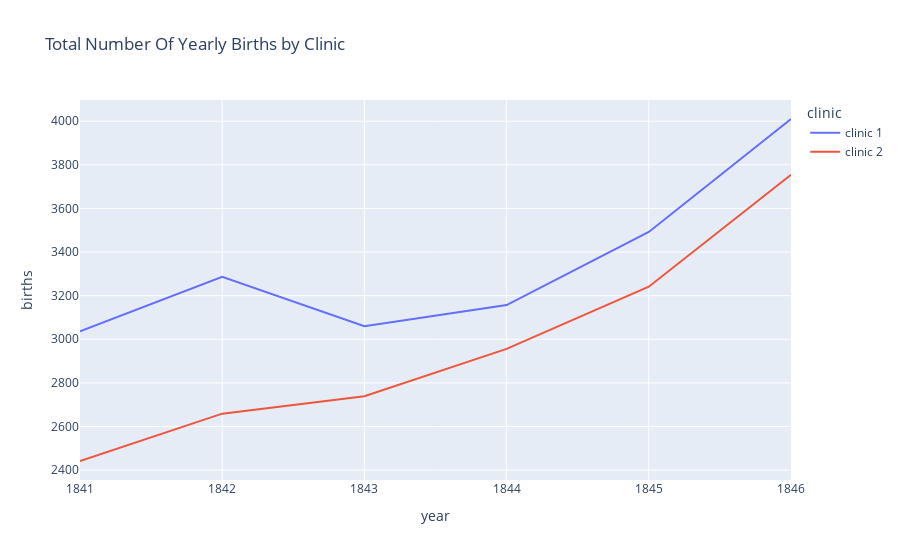

The notebook cell this image was saved under:
### Markdown cell above
# The Yearly Data Split by Clinic

Now let's look at the annual data instead. 

**Challenge**: Use plotly to create line charts of the births and deaths of the two different clinics at the Vienna General Hospital. 
* Which clinic is bigger or more busy judging by the number of births?
* Has the hospital had more patients over time? 
* What was the highest number of deaths recorded in clinic 1 and clinic 2?

### Code cell
line = px.line(df_yearly, x='year', y='births', title='Total Number Of Yearly Births by Clinic', color='clinic')
line.show()

### Figure 1 — Plotly figure (JSON) as saved in the notebook; plotly's stock layout.template omitted (floating-point values rounded to 4 significant figures)
{"data": [{"hovertemplate": "clinic=clinic 1<br>year=%{x}<br>births=%{y}<extra></extra>", "legendgroup": "clinic 1", "line": {"color": "#636efa", "dash": "solid"}, "marker": {"symbol": "circle"}, "mode": "lines", "name": "clinic 1", "orientation": "v", "showlegend": true, "type": "scatter", "x": [1841, 1842, 1843, 1844, 1845, 1846], "xaxis": "x", "y": [3036, 3287, 3060, 3157, 3492, 4010], "yaxis": "y"}, {"hovertemplate": "clinic=clinic 2<br>year=%{x}<br>births=%{y}<extra></extra>", "legendgroup": "clinic 2", "line": {"color": "#EF553B", "dash": "solid"}, "marker": {"symbol": "circle"}, "mode": "lines", "name": "clinic 2", "orientation": "v", "showlegend": true, "type": "scatter", "x": [1841, 1842, 1843, 1844, 1845, 1846], "xaxis": "x", "y": [2442, 2659, 2739, 2956, 3241, 3754], "yaxis": "y"}], "layout": {"legend": {"title": {"text": "clinic"}, "tracegroupgap": 0}, "title": {"text": "Total Number Of Yearly Births by Clinic"}, "xaxis": {"anchor": "y", "domain": [0, 1], "title": {"text": "year"}}, "yaxis": {"anchor": "x", "domain": [0, 1], "title": {"text": "births"}}}}
